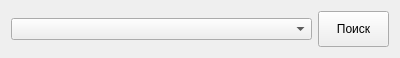
<?xml version="1.0" encoding="UTF-8"?>
<ui version="4.0">
 <class>Form</class>
 <widget class="QWidget" name="Form">
  <property name="geometry">
   <rect>
    <x>0</x>
    <y>0</y>
    <width>400</width>
    <height>58</height>
   </rect>
  </property>
  <property name="maximumSize">
   <size>
    <width>16777215</width>
    <height>58</height>
   </size>
  </property>
  <property name="windowTitle">
   <string>Form</string>
  </property>
  <layout class="QHBoxLayout" name="horizontalLayout">
   <item>
    <widget class="QComboBox" name="value"/>
   </item>
   <item>
    <widget class="QPushButton" name="btn">
     <property name="minimumSize">
      <size>
       <width>0</width>
       <height>0</height>
      </size>
     </property>
     <property name="maximumSize">
      <size>
       <width>71</width>
       <height>71</height>
      </size>
     </property>
     <property name="text">
      <string>Поиск</string>
     </property>
    </widget>
   </item>
  </layout>
 </widget>
 <resources/>
 <connections/>
</ui>
